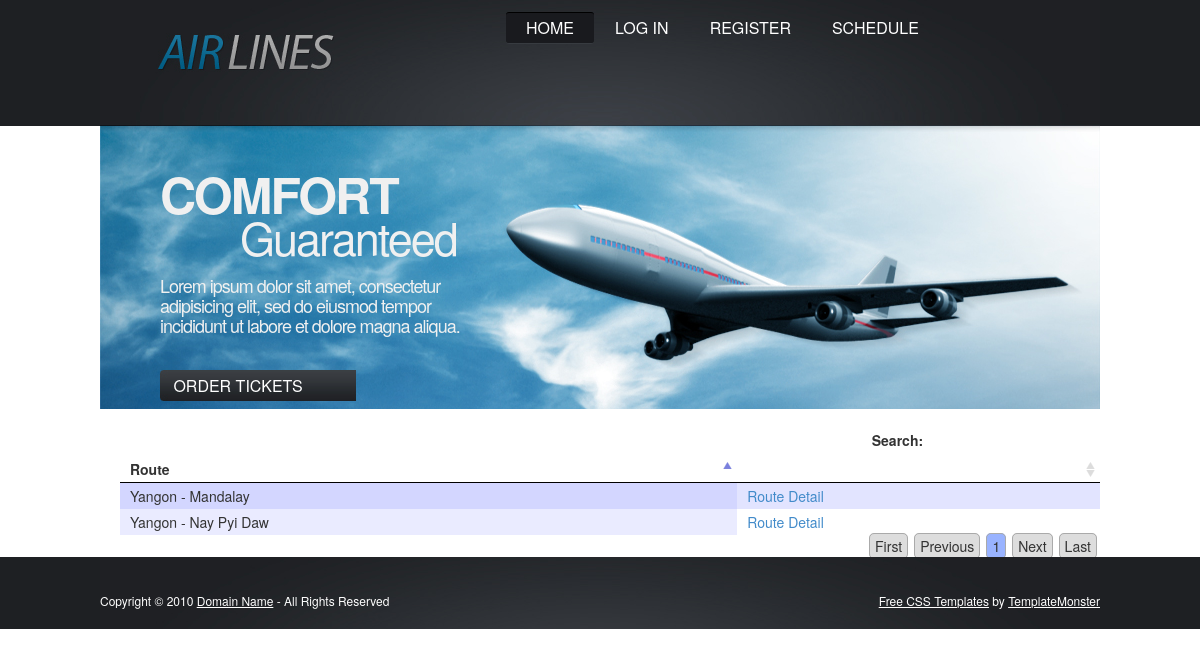
/routes-display.php, run on an earlier commit of the app's database.
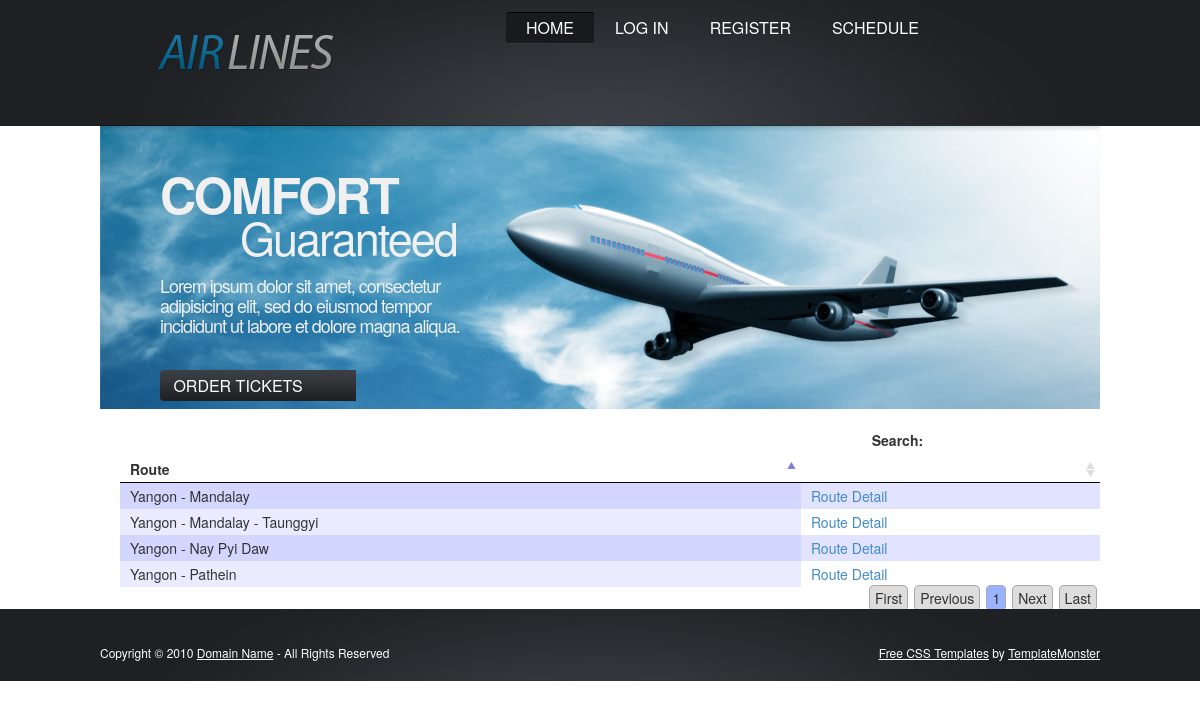
And on a later commit of the database.
### tables this page shows
CREATE TABLE IF NOT EXISTS `routes` (
  `route_id` varchar(15) NOT NULL,
  `title` varchar(50) NOT NULL,
  `duration` varchar(30) NOT NULL,
  `remark` varchar(255) NOT NULL,
  PRIMARY KEY (`route_id`)
);

### routes-display.php (the view, shortened to what this page needs)
<?php include('includes/header.php'); ?>
<link href="css/jquery.dataTables.css" rel="stylesheet" type="text/css" />
<div class="row">
    <div class="col-md-12">
        <table id="route-table">
            <thead>
            <th>Route</th>
            <th></th>
            </thead>
            <tbody>
                <?php
                $sql = "SELECT * " .
                        "FROM routes " .
                        "ORDER BY title";
                $result = mysql_query($sql) or die(mysql_error());
                ?>
                <?php while ($row = mysql_fetch_array($result)) { ?>
                    <tr>
                        <td><?php echo $row['title']; ?></td>
                        <td><a href="route-detail-display.php?route_id=<?php echo $row['route_id']; ?>">Route Detail</a></td>
                    </tr>
                <?php } ?>
            </tbody>
        </table>
    </div>
</div>
<?php include('includes/footer.php'); ?>

What changed in the data, as far as the page shows it:
added routes: title "Yangon - Mandalay - Taunggyi"
added routes: title "Yangon - Pathein"
